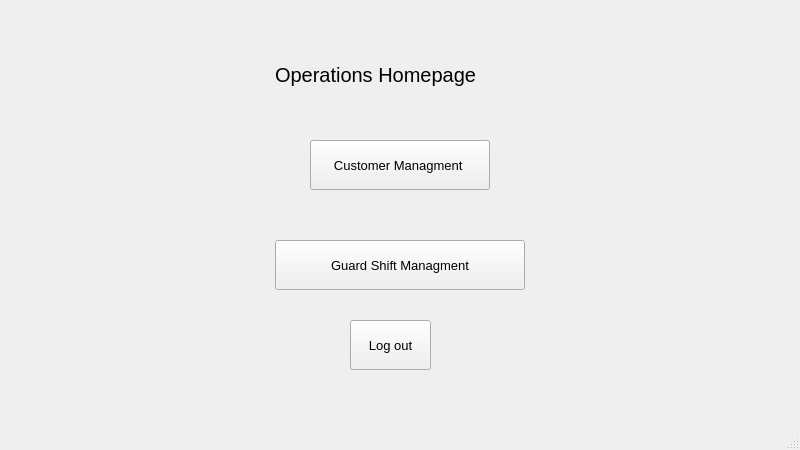
<?xml version="1.0" encoding="UTF-8"?>
<ui version="4.0">
 <class>MainWindow</class>
 <widget class="QMainWindow" name="MainWindow">
  <property name="geometry">
   <rect>
    <x>0</x>
    <y>0</y>
    <width>800</width>
    <height>450</height>
   </rect>
  </property>
  <property name="windowTitle">
   <string>MainWindow</string>
  </property>
  <widget class="QWidget" name="centralwidget">
   <widget class="QPushButton" name="pushButton">
    <property name="geometry">
     <rect>
      <x>310</x>
      <y>140</y>
      <width>180</width>
      <height>50</height>
     </rect>
    </property>
    <property name="font">
     <font>
      <pointsize>10</pointsize>
     </font>
    </property>
    <property name="text">
     <string>Customer Managment </string>
    </property>
   </widget>
   <widget class="QLabel" name="label">
    <property name="geometry">
     <rect>
      <x>275</x>
      <y>40</y>
      <width>250</width>
      <height>70</height>
     </rect>
    </property>
    <property name="font">
     <font>
      <pointsize>15</pointsize>
     </font>
    </property>
    <property name="text">
     <string>Operations Homepage</string>
    </property>
   </widget>
   <widget class="QPushButton" name="pushButton_2">
    <property name="geometry">
     <rect>
      <x>275</x>
      <y>240</y>
      <width>250</width>
      <height>50</height>
     </rect>
    </property>
    <property name="font">
     <font>
      <pointsize>10</pointsize>
     </font>
    </property>
    <property name="text">
     <string>Guard Shift Managment</string>
    </property>
   </widget>
   <widget class="QPushButton" name="pushButton_3">
    <property name="geometry">
     <rect>
      <x>350</x>
      <y>320</y>
      <width>81</width>
      <height>50</height>
     </rect>
    </property>
    <property name="font">
     <font>
      <pointsize>10</pointsize>
     </font>
    </property>
    <property name="text">
     <string>Log out</string>
    </property>
   </widget>
  </widget>
  <widget class="QMenuBar" name="menubar">
   <property name="geometry">
    <rect>
     <x>0</x>
     <y>0</y>
     <width>800</width>
     <height>26</height>
    </rect>
   </property>
  </widget>
  <widget class="QStatusBar" name="statusbar"/>
 </widget>
 <resources/>
 <connections/>
</ui>
